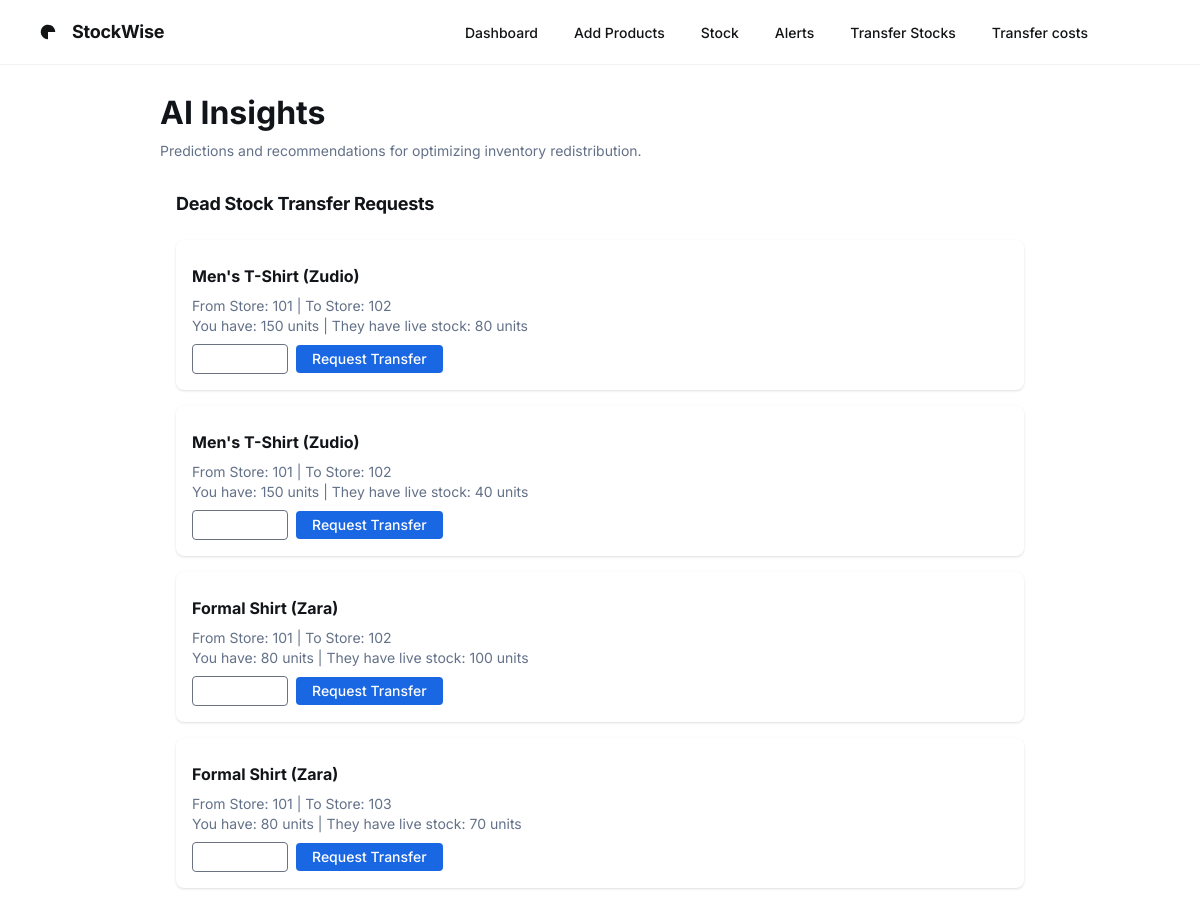
Page /transfer_request/ on the committed database.
### app/models.py (models this page shows, shortened)
class Product(models.Model):
    product_id = models.AutoField(primary_key=True)
    name = models.CharField(max_length=100)
    category = models.CharField(max_length=100)
    brand = models.CharField(max_length=100)
    description = models.TextField(blank=True)
    store_id = models.IntegerField()
    current_stock = models.PositiveIntegerField()
    weekly_sales_rate = models.FloatField()
    price = models.DecimalField(max_digits=10, decimal_places=2)
    is_dead_stock = models.BooleanField(default=False)

### app/views.py (the view, shortened to what this page needs)
# urls.py: path("transfer_request/",views.request_transfer_view, name="request_transfer"),
@csrf_exempt
def request_transfer_view(request):
    my_store_id = 101  # ⚠️ Replace with your actual store ID or use session
    my_dead_stock = Product.objects.filter(store_id=my_store_id, is_dead_stock=True)
    print(f"🔍 Found {my_dead_stock.count()} dead stock products in store {my_store_id}")
    candidates = []
    for prod in my_dead_stock:
        print(f"➡ Checking dead stock product: {prod.name} ({prod.brand})")
        live_in_others = Product.objects.filter(
            name=prod.name,
            brand=prod.brand,
            is_dead_stock=False
        ).exclude(store_id=my_store_id)
        print(f"   ➕ Found {live_in_others.count()} live stock(s) of same product in other stores")
        for live_prod in live_in_others:
            candidates.append({
                "product": prod,
                "to_store_id": live_prod.store_id,
                "available": live_prod.current_stock
            })
            print(f"   ✅ Added candidate transfer to store {live_prod.store_id}")
    print(f"📦 Total transfer candidates prepared: {len(candidates)}")
    return render(request, "transfer_request.html", {"candidates": candidates})

### app/templates/transfer_request.html (shortened to what this page needs)
<!DOCTYPE html>
<html lang="en">
  <head>
    <script src="https://cdn.tailwindcss.com?plugins=forms,container-queries"></script>
  </head>
  <body class="bg-white text-[#111418]" style='font-family: Inter, "Noto Sans", sans-serif;'>
    <div class="min-h-screen flex flex-col">
      <header class="flex items-center justify-between whitespace-nowrap border-b border-solid border-b-[#f1f2f4] px-10 py-3">
          <div class="flex items-center gap-4 text-[#121416]">
            <div class="size-4">
            </div>
            <h2 class="text-[#121416] text-lg font-bold leading-tight tracking-[-0.015em]">StockWise</h2>
          </div>
          <div class="flex flex-1 justify-end gap-8">
            <div class="flex items-center gap-9">
              <a class="text-[#121416] text-sm font-medium leading-normal" href="{% url 'index' %}">Dashboard</a>
              <a class="text-[#121416] text-sm font-medium leading-normal" href="{% url 'add_product' %}">Add Products</a>
              <a class="text-[#121416] text-sm font-medium leading-normal" href="{% url 'inventory' %}">Stock </a>
              <a class="text-[#121416] text-sm font-medium leading-normal" href="{% url 'alerts' %}">Alerts</a>
              <a class="text-[#121416] text-sm font-medium leading-normal" href="{% url 'request_transfer' %}">Transfer Stocks</a>
              <a class="text-[#121416] text-sm font-medium leading-normal" href="{% url 'transport_costs' %}">Transfer costs</a>
            </div>
            <div
              class="bg-center bg-no-repeat aspect-square bg-cover rounded-full size-10"
              style='background-image: url("https://lh3.googleusercontent.com/aida-public/AB6AXuCF67tXg4bvG3M5rg4zgrXOFLXDf69WZmt6-blrzRYOPn3gpKvOOqq35UY-CRBfMkkQqdvJwSx-1xjPsQF8ZoiezgYBeFFElPXshTHGKrFoSET5sgel52CsYMzIDgy3Eg9EDgLa5WYDKlkOqFjXRcYPN6xOrJjx4ECWkO3IQ6a0WVE2WtvW8477aFv_ZAxa6AzJXuNr3ZhvehxNx3E58NIESZT-SVpHrla-XFjFchAHIGwGxrYDbY2goggM1Iahi2If005SJuhPIqs");'
            ></div>
          </div>
        </header>
      <main class="px-6 md:px-40 py-6 flex flex-col gap-6">
        <section>
          <div class="flex flex-col gap-1 mb-4">
            <h1 class="text-[32px] font-bold">AI Insights</h1>
            <p class="text-sm text-[#637188]">Predictions and recommendations for optimizing inventory redistribution.</p>
          </div>
          <h3 class="text-[#111418] text-lg font-bold leading-tight tracking-[-0.015em] px-4 pb-2 pt-4">Dead Stock Transfer Requests</h3>
<div class="p-4 space-y-4">
  {% for item in candidates %}
  <form method="post" action="{% url 'request_transfer' %}" class="bg-white p-4 rounded-lg shadow space-y-2">
    <p class="text-[#111418] text-base font-bold">{{ item.product.name }} ({{ item.product.brand }})</p>
    <p class="text-sm text-[#637188]">
      From Store: {{ item.product.store_id }} | To Store: {{ item.to_store_id }}<br>
      You have: {{ item.product.current_stock }} units | They have live stock: {{ item.available }} units
    </p>
    <div class="flex gap-2 items-center">
      <input type="number" name="quantity" min="1" max="{{ item.product.current_stock }}" class="border px-2 py-1 rounded w-24 text-sm" required>
      <button type="submit" class="bg-[#1a67e4] text-white text-sm font-medium px-4 py-1 rounded hover:bg-[#1255c3]">
        Request Transfer
      </button>
    </div>
  </form>
  {% empty %}
  <p class="text-sm text-gray-500">No dead stock eligible for transfer.</p>
  {% endfor %}
</div>
        </section>
      </main>
    </div>
  </body>
</html>

### rows in the picture
Product: product.name "Men's T-Shirt", product.brand "Zudio", product.store_id "101", to_store_id "102", product.current_stock "150", available "80", available "40"
Product: product.name "Formal Shirt", product.brand "Zara", product.store_id "101", to_store_id "102", product.current_stock "80", available "100", to_store_id "103", available "70"
